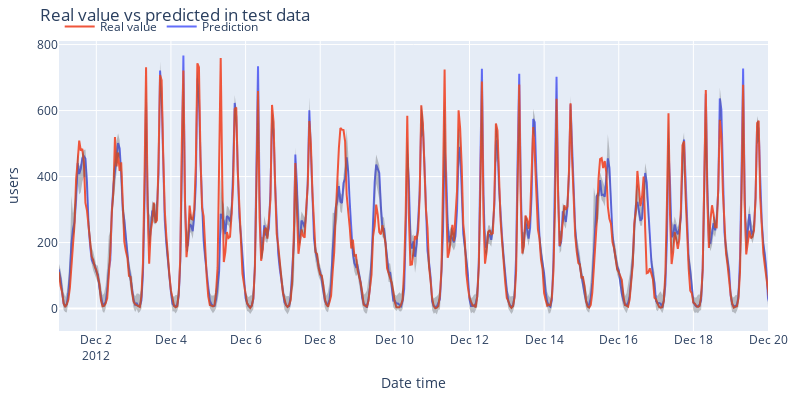

Notebook code cell kept with this figure:
### Code cell
# Plot intervals (with zoom ['2012-12-01', '2012-12-20'])
# ==============================================================================
plot_predicted_intervals(
    predictions     = predictions,
    y_true          = data_test,
    target_variable = "users",
    initial_x_zoom  = ['2012-12-01', '2012-12-20'],
    title           = "Real value vs predicted in test data",
    xaxis_title     = "Date time",
    yaxis_title     = "users",
)

# Predicted interval coverage (on test data)
# ==============================================================================
coverage = empirical_coverage(
                y           = data.loc[end_validation:, 'users'],
                lower_bound = predictions["lower_bound"], 
                upper_bound = predictions["upper_bound"]
            )
print(f"Predicted interval coverage: {round(100 * coverage, 2)} %")

# Area of the interval
# ==============================================================================
area = (predictions["upper_bound"] - predictions["lower_bound"]).sum()
print(f"Area of the interval: {round(area, 2)}")

### Figure 1 — Plotly figure (JSON) as saved in the notebook; plotly's stock layout.template omitted (floating-point values rounded to 4 significant figures; data arrays with more than 128 entries replaced by an {"elided": "..."} marker saying what was removed)
{"data": [{"mode": "lines", "name": "Prediction", "type": "scatter", "x": {"elided": "1080 str values"}, "y": {"elided": "1080 float values"}}, {"mode": "lines", "name": "Real value", "type": "scatter", "x": {"elided": "1080 str values"}, "y": {"elided": "1080 int values"}}, {"line": {"width": 0}, "marker": {"color": "#444"}, "mode": "lines", "name": "Upper Bound", "showlegend": false, "type": "scatter", "x": {"elided": "1080 str values"}, "y": {"elided": "1080 float values"}}, {"fill": "tonexty", "fillcolor": "rgba(68, 68, 68, 0.3)", "line": {"width": 0}, "marker": {"color": "#444"}, "mode": "lines", "name": "Lower Bound", "showlegend": false, "type": "scatter", "x": {"elided": "1080 str values"}, "y": {"elided": "1080 float values"}}], "layout": {"height": 400, "hovermode": "x", "legend": {"orientation": "h", "x": 0.001, "xanchor": "left", "y": 1.1, "yanchor": "top"}, "margin": {"b": 20, "l": 20, "r": 20, "t": 35}, "title": {"text": "Real value vs predicted in test data"}, "width": 800, "xaxis": {"range": ["2012-12-01", "2012-12-20"], "title": {"text": "Date time"}}, "yaxis": {"title": {"text": "users"}}}}
